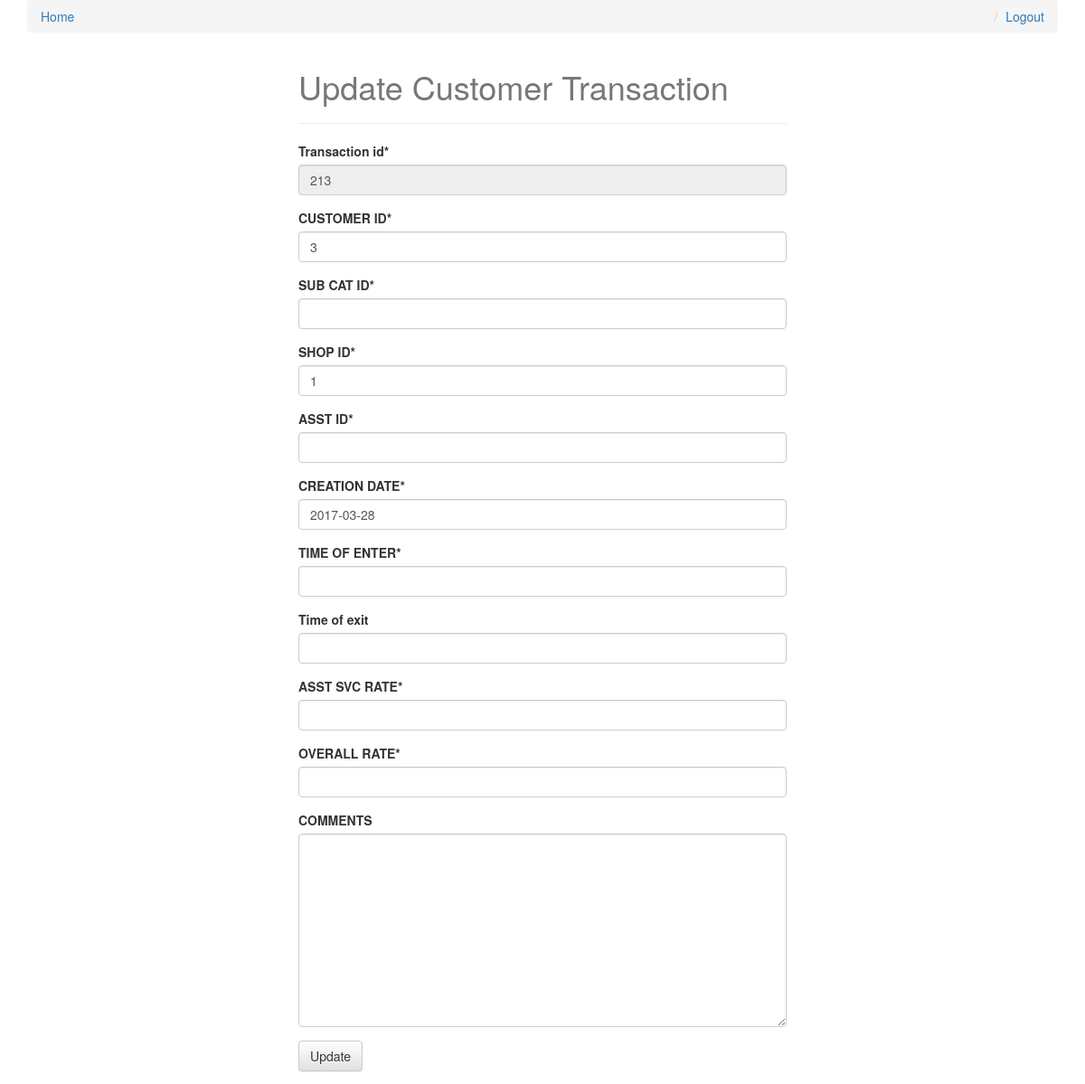
/db_access/form/customer_trans/update/213 (signed in), run on the app's committed database.
### pingow_api/models.py (models this page shows, shortened)
class CustomerTransaction(models.Model):
    TRANSACTION_ID = models.IntegerField(primary_key=True)
    CUSTOMER_ID = models.IntegerField(null=True)
    SUB_CAT_ID = models.IntegerField(null=True)
    SHOP_ID = models.IntegerField(null=True)
    ASST_ID = models.IntegerField(null=True)
    CREATION_DATE  = models.DateField(null=True)
    TIME_OF_ENTER  = models.DateTimeField(null=True)
    TIME_OF_EXIT  = models.DateTimeField(null=True)
    ASST_SVC_RATE = models.IntegerField(null=True)
    OVERALL_RATE = models.DecimalField(max_digits=10,decimal_places=2, null=True)
    COMMENTS = models.TextField(blank=True, null=True)
    class Meta:
        db_table = 'pg_customer_trans'

### pingow_api/db_access/views.py (the view, shortened to what this page needs)
# urls.py: url(r'^db_access/form/customer_trans/update/(?P<trans_id>[\w-]+)$', dbv.customer_trans_update, name = 'customer_trans_update'),
def customer_trans_update(request, trans_id=None):
    if not request.user.is_staff or not request.user.is_superuser:
        raise PermissionDenied("Please login as Admin/Staff role to access this page.")
    instance = get_object_or_404(m.CustomerTransaction, TRANSACTION_ID=trans_id)
    form = CustomerTransactionForm(request.POST or None, instance=instance)
    context = {
        "form": form,
        "title" : "Update Customer Transaction"
    }
    return render(request, "form.html", context)

### pingow_api/forms.py
class CustomerTransactionForm(forms.ModelForm):
    TRANSACTION_ID = forms.IntegerField(disabled=True)
    TIME_OF_EXIT = forms.DateTimeField(required=False)
    class Meta:
        model = CustomerTransaction
        fields = [
            'TRANSACTION_ID',
            'CUSTOMER_ID',
            'SUB_CAT_ID',
            'SHOP_ID',
            'ASST_ID',
            'CREATION_DATE',
            'TIME_OF_ENTER',
            'TIME_OF_EXIT',
            'ASST_SVC_RATE',
            'OVERALL_RATE',
            'COMMENTS',
        ]

### templates/form.html
{% extends "base.html" %}
{% load crispy_forms_tags %}
{% block content %}
<div class='col-sm-6 col-sm-offset-3'>
<h1>{{ title }}</h1>
<hr/>
<form method='POST' action='' enctype='multipart/form-data'>{% csrf_token %}
{{ form|crispy }}
<input type='submit' class='btn btn-default' value= {{ title }} />
</form>
</div>
{% endblock content %}

### static/css/base.css (style rules this page uses)
h1 { color: #777777; }

### data on the page
CustomerTransaction: TRANSACTION_ID "213", CUSTOMER_ID "3", SHOP_ID "1", CREATION_DATE "2017-03-28"

### other printed values
{{ title }} "Update Customer Transaction"
